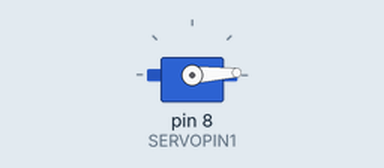
Simulated run of this sketch. Board: Arduino Uno, built with avr-gcc and run on an emulated ATmega328P. Shown: servo.

Above: at 0.05 s.
At 1.3 s:
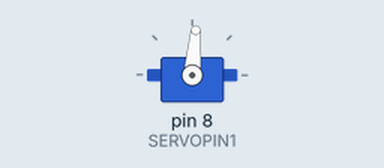
At 2.6 s:
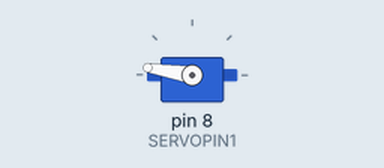
At 5.2 s:
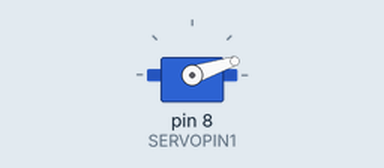
Timing chart, 0 to 7.1 s (numbered marks = the images above):
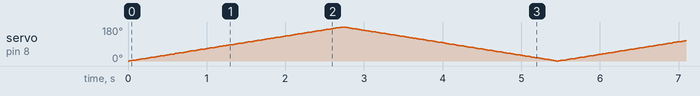

The sketch:

servo_test.ino
```cpp
/*
 Based on Servo Sweep tutorial
 http://www.arduino.cc/en/Tutorial/Sweep
*/

#include <Servo.h>
#define SERVOPIN1 8
Servo myservo;  // create servo object to control a servo

int pos = 0;    // variable to store the servo position

void setup() {
  myservo.attach(SERVOPIN1);
}

void loop() {
  for (pos = 0; pos <= 180; pos += 1) { // goes from 0 degrees to 180 degrees
    // in steps of 1 degree
    myservo.write(pos);              // tell servo to go to position in variable 'pos'
    delay(15);                       // waits 15ms for the servo to reach the position
  }
  for (pos = 180; pos >= 0; pos -= 1) { // goes from 180 degrees to 0 degrees
    myservo.write(pos);              // tell servo to go to position in variable 'pos'
    delay(15);                       // waits 15ms for the servo to reach the position
  }
}
```
